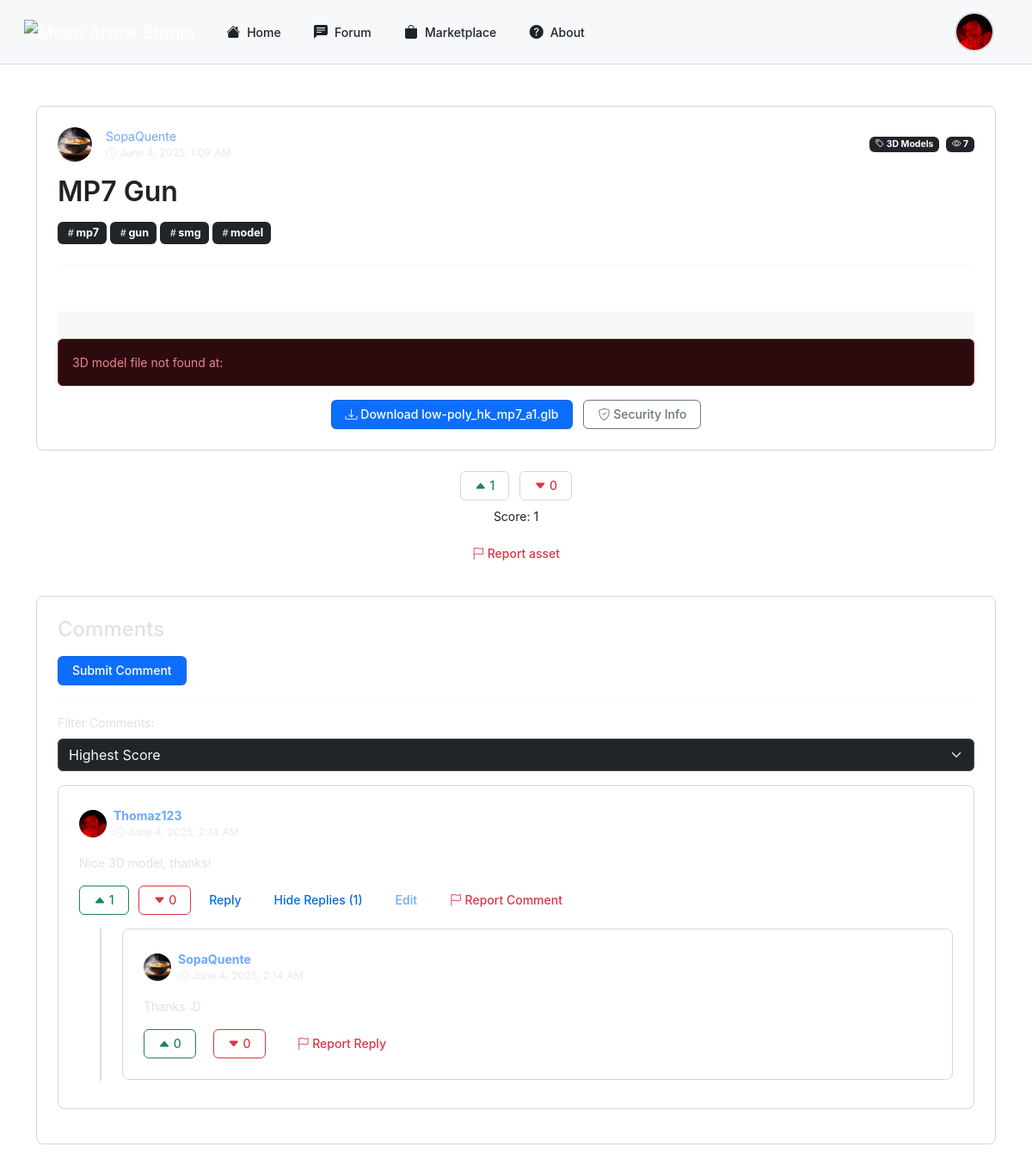
/php/view_asset.php?id=134&comment=87&reply=88 (signed in), run on the app's committed database.
### tables this page shows
CREATE TABLE IF NOT EXISTS `assets` (
  `id` int NOT NULL AUTO_INCREMENT,
  `title` varchar(255) NOT NULL,
  `content` text NOT NULL,
  `category_id` int NOT NULL,
  `hashtags` text,
  `images` text,
  `created_at` timestamp NULL DEFAULT CURRENT_TIMESTAMP,
  `videos` text,
  `user_id` int NOT NULL,
  `upvotes` int DEFAULT '0',
  `downvotes` int DEFAULT '0',
  `preview_image` varchar(255) DEFAULT NULL,
  `asset_file` varchar(255) DEFAULT NULL,
  `status` enum('published','draft','hidden') NOT NULL DEFAULT 'published',
  `views` int DEFAULT '0',
  `updated_at` timestamp NULL DEFAULT CURRENT_TIMESTAMP ON UPDATE CURRENT_TIMESTAMP,
  `reported_count` int DEFAULT '0',
  `asset_type` text NOT NULL,
  PRIMARY KEY (`id`),
  KEY `fk_posts_categories` (`category_id`),
  KEY `fk_user_id` (`user_id`)
);

CREATE TABLE IF NOT EXISTS `users` (
  `user_id` int NOT NULL AUTO_INCREMENT,
  `username` varchar(50) NOT NULL,
  `email` varchar(100) NOT NULL,
  `password` varchar(255) NOT NULL,
  `role` enum('admin','user') DEFAULT 'user',
  `created_at` datetime DEFAULT CURRENT_TIMESTAMP,
  `profile_picture` varchar(255) DEFAULT NULL,
  `banner` varchar(255) DEFAULT NULL,
  `description` text,
  `status` enum('active','suspended') NOT NULL DEFAULT 'active',
  `youtube` varchar(255) DEFAULT NULL,
  `linkedin` varchar(255) DEFAULT NULL,
  `twitter` varchar(255) DEFAULT NULL,
  `instagram` varchar(255) DEFAULT NULL,
  `github` varchar(255) DEFAULT NULL,
  `portfolio` varchar(255) DEFAULT NULL,
  `reported_count` int NOT NULL DEFAULT '0',
  `follow_notifications` tinyint(1) NOT NULL DEFAULT '1',
  `asset_comment_notifications` tinyint(1) NOT NULL DEFAULT '1',
  `reply_notifications` tinyint(1) NOT NULL DEFAULT '1',
  `notification_frequency` enum('instant','hourly','daily','weekly') NOT NULL DEFAULT 'instant',
  `email_updates` tinyint(1) NOT NULL DEFAULT '1',
  `comment_notifications` tinyint(1) NOT NULL DEFAULT '1',
  PRIMARY KEY (`user_id`),
  UNIQUE KEY `username` (`username`),
  UNIQUE KEY `email` (`email`)
);

CREATE TABLE IF NOT EXISTS `asset_categories` (
  `id` int NOT NULL AUTO_INCREMENT,
  `name` varchar(100) NOT NULL,
  PRIMARY KEY (`id`)
);

CREATE TABLE IF NOT EXISTS `comments_asset` (
  `id` int NOT NULL AUTO_INCREMENT,
  `asset_id` int NOT NULL,
  `user_id` int NOT NULL,
  `content` text NOT NULL,
  `created_at` datetime DEFAULT CURRENT_TIMESTAMP,
  `parent_id` int DEFAULT NULL,
  `upvotes` int NOT NULL DEFAULT '0',
  `downvotes` int NOT NULL DEFAULT '0',
  `status` enum('published','draft','hidden') NOT NULL DEFAULT 'published',
  `reported_count` int NOT NULL DEFAULT '0',
  `updated_at` timestamp NULL DEFAULT CURRENT_TIMESTAMP ON UPDATE CURRENT_TIMESTAMP,
  `edited_at` timestamp NULL DEFAULT NULL,
  PRIMARY KEY (`id`),
  KEY `asset_id` (`asset_id`),
  KEY `user_id` (`user_id`),
  KEY `idx_parent_id` (`parent_id`)
);

### php/view_asset.php (the view, shortened to what the rows shown need)
<?php
require 'db_connect.php';
$asset_id = isset($_GET['id']) ? intval($_GET['id']) : 0;
$stmt = $conn->prepare("SELECT assets.*, asset_categories.name AS category_name, users.username, users.profile_picture
                        FROM assets
                        JOIN asset_categories ON assets.category_id = asset_categories.id
                        JOIN users ON assets.user_id = users.user_id
                        WHERE assets.id = ? AND assets.status != 'hidden'");
$stmt->bind_param("i", $asset_id);
$stmt->execute();
$result = $stmt->get_result();
$asset = $result->fetch_assoc();
$filter = isset($_GET['filter']) ? $_GET['filter'] : 'highest_score';
$order_by = 'c1.created_at DESC';
switch ($filter) {
    case 'highest_score':
    default:
        $order_by = '(c1.upvotes - c1.downvotes) DESC';
        break;
}
$comments_stmt = $conn->prepare("
    SELECT c1.*, users.username, users.profile_picture,
        (SELECT COUNT(*) FROM comments_asset c2 WHERE c2.parent_id = c1.id AND c2.status != 'hidden') AS reply_count
    FROM comments_asset c1
    JOIN users ON c1.user_id = users.user_id
    WHERE c1.asset_id = ? AND c1.parent_id IS NULL AND c1.status != 'hidden'
    ORDER BY $order_by
");
$comments_stmt->bind_param("i", $asset_id);
$comments_stmt->execute();
$comments_result = $comments_stmt->get_result();
$comments = [];
while ($row = $comments_result->fetch_assoc()) {
    $row['replies'] = [];
    $reply_stmt = $conn->prepare("
    SELECT replies.*, users.username, users.profile_picture
    FROM comments_asset replies
    JOIN users ON replies.user_id = users.user_id
    WHERE replies.parent_id = ?
    ORDER BY replies.created_at ASC
");
    $reply_stmt->bind_param("i", $row['id']);
    $reply_stmt->execute();
    $reply_result = $reply_stmt->get_result();
    while ($reply = $reply_result->fetch_assoc()) {
        $row['replies'][] = $reply;
    }
    $comments[] = $row;
}
?>
<!DOCTYPE html>
<html lang="en" data-bs-theme="dark">
<head>
    <?php include 'header.php'; ?>
    <link rel="stylesheet" href="https://cdnjs.cloudflare.com/ajax/libs/highlight.js/11.7.0/styles/default.min.css">
    <link rel="stylesheet" href="https://cdn.quilljs.com/1.3.7/quill.snow.css">
    <link rel="stylesheet" href="https://cdnjs.cloudflare.com/ajax/libs/animate.css/4.1.1/animate.min.css" />
</head>
<body>
    <div class="container mt-5">
        <div class="card animate__animated animate__fadeIn">
            <div class="card-body">
                <div class="post-header mb-4">
    <div class="d-flex align-items-center justify-content-between mb-3">
        <div class="d-flex align-items-center animate__animated animate__fadeInLeft">
            <div>
                <a href="profile.php?id=<?= htmlspecialchars($asset['user_id']) ?>" class="text-decoration-none">
                    <?= htmlspecialchars($asset['username'] ?? 'Anonymous') ?>
                </a>
                <div class="text-muted small">
                    <i class="bi bi-clock"></i> <?= date('F j, Y, g:i A', strtotime($asset['created_at'])) ?>
                </div>
            </div>
        </div>
        <div class="d-flex align-items-center animate__animated animate__fadeInRight">
            <span class="badge bg-dark me-2">
                <i class="bi bi-tag"></i> <?= htmlspecialchars($asset['category_name'] ?? 'Uncategorized') ?>
            </span>
            <span class="badge bg-dark">
                <i class="bi bi-eye"></i> <?= htmlspecialchars($asset['views'] ?? '0') ?>
            </span>
        </div>
    </div>
    <h1 class="card-title mb-3 animate__animated animate__fadeInDown"><?= htmlspecialchars($asset['title'] ?? 'No Title') ?></h1>
    <?php if (!empty($asset['hashtags'])): ?>
        <div class="hashtag-container mb-3 animate__animated animate__fadeIn">
            <?php
            preg_match_all('/#([^\s#]+)/', $asset['hashtags'], $matches);
            foreach ($matches[1] as $tag) {
                echo '<span class="badge bg-dark me-1"><i class="bi bi-hash"></i>' . htmlspecialchars($tag) . '</span>';
            }
            ?>
        </div>
    <?php endif; ?>
</div>
<?php
$images = !empty($asset['images']) ? json_decode($asset['images'], true) : [];
$videos = !empty($asset['videos']) ? json_decode($asset['videos'], true) : [];
$images = array_map(function($path) {
    return str_replace('\\/', '/', $path);
}, $images);
$videos = array_map(function($path) {
    return str_replace('\\/', '/', $path);
}, $videos);
if (!empty($images) || !empty($videos) || !empty($asset['asset_file'])): ?>
    <?php if (!empty($asset['asset_file'])): ?>
        <?php
        $filePath = __DIR__ . '/' . $asset['asset_file'];
        $filePath = str_replace('\\', '/', realpath($filePath));
        if (!file_exists($filePath)) {
            echo "<div class='alert alert-danger'>3D model file not found at: $filePath</div>";
        }
        ?>
        <div class="text-center mt-3">
            <a href="<?= htmlspecialchars($asset['asset_file']) ?>" class="btn btn-primary btn-sm me-2" download>
                <i class="bi bi-download"></i> Download <?= basename($asset['asset_file']) ?>
            </a>
            <button class="btn btn-outline-secondary btn-sm" type="button"
                    data-bs-toggle="collapse" data-bs-target="#securityInfo">
                <i class="bi bi-shield-check"></i> Security Info
            </button>
        </div>
    <?php endif; ?>
<?php endif; ?>
</div>
</div>
</div>
    <div class="text-center mt-3 animate__animated animate__fadeIn animate__delay-1s">
    <button class="btn btn-outline-success me-2 upvote-btn <?= isset($_SESSION['user_id']) ? '' : 'disabled' ?>" data-asset-id="<?= $asset_id ?>" <?= isset($_SESSION['user_id']) ? '' : 'disabled' ?>>
        <i class="bi bi-caret-up-fill"></i> <span id="upvote-count"><?= $asset['upvotes'] ?></span>
    </button>
    <button class="btn btn-outline-danger downvote-btn <?= isset($_SESSION['user_id']) ? '' : 'disabled' ?>" data-asset-id="<?= $asset_id ?>" <?= isset($_SESSION['user_id']) ? '' : 'disabled' ?>>
        <i class="bi bi-caret-down-fill"></i> <span id="downvote-count"><?= $asset['downvotes'] ?></span>
    </button>
    <p class="mt-2">Score: <span id="score"><?= $asset['upvotes'] - $asset['downvotes'] ?></span></p>
</div>
<div class="container mt-3">
    <div class="card animate__animated animate__fadeIn animate__delay-1s">
        <div class="card-body">
            <div id="comments-container">
                <?php
                $commentDelay = 1;
                foreach ($comments as $comment):
                $commentDelay += 0.2;
                ?>
                <div class="card mb-3 animate__animated animate__fadeInUp" id="comment-<?php echo $comment['id']; ?>" style="max-width: 100%; animation-delay: <?= $commentDelay ?>s;">
                        <div class="card-body">
<div class="d-flex align-items-center mb-3">
    <div class="me-2">
        <?php if (!empty($comment['profile_picture'])): ?>
            <img src="<?= htmlspecialchars($comment['profile_picture']) ?>" alt="Profile" class="rounded-circle" width="32" height="32">
        <?php else: ?>
            <div class="rounded-circle bg-secondary d-flex align-items-center justify-content-center" style="width: 32px; height: 32px;">
                <i class="bi bi-person-fill text-white"></i>
            </div>
        <?php endif; ?>
    </div>
    <div>
        <a href="profile.php?id=<?php echo htmlspecialchars($comment['user_id']); ?>" class="text-decoration-none fw-bold">
            <?php echo htmlspecialchars($comment['username']); ?>
        </a>
        <div class="text-muted small">
            <i class="bi bi-clock"></i>
            <?= date('F j, Y, g:i A', strtotime($comment['created_at'])) ?>
        </div>
    </div>
</div>
                        <p class="card-text"><?php echo $comment['content']; ?></p>
                        <button class="btn btn-outline-success me-2 upvote-comment-btn <?php echo isset($_SESSION['user_id']) ? '' : 'disabled'; ?>" data-comment-id="<?php echo $comment['id']; ?>">
                            <i class="bi bi-caret-up-fill"></i> <span class="upvote-count"><?php echo $comment['upvotes'] ?? 0; ?></span>
                        </button>
                        <button class="btn btn-outline-danger downvote-comment-btn <?php echo isset($_SESSION['user_id']) ? '' : 'disabled'; ?>" data-comment-id="<?php echo $comment['id']; ?>">
                            <i class="bi bi-caret-down-fill"></i> <span class="downvote-count"><?php echo $comment['downvotes'] ?? 0; ?></span>
                        </button>
                        <a class="btn btn-link text-decoration-none reply-btn" data-comment-id="<?php echo $comment['id']; ?>">Reply</a>
                        <a class="btn btn-link text-decoration-none toggle-replies-btn" data-comment-id="<?php echo $comment['id']; ?>" data-reply-count="<?php echo $comment['reply_count']; ?>">
                        </a>
                        <?php if (isset($_SESSION['user_id']) && $comment['user_id'] == $_SESSION['user_id']): ?>
                            <a href="<?= $baseUrl ?>php/admin/edit_comment.php?id=<?= $comment['id'] ?>&type=asset" class="btn btn-link text-decoration-none">Edit</a>
                        <?php endif; ?>
                        <button class="btn text-danger report-btn" data-content-type="comment" data-content-id="<?= $comment['id'] ?>">
                            <i class="bi bi-flag"></i> Report Comment
                        </button>
                        <div class="replies ms-4 mt-3" style="display: none;">
                            <?php foreach ($comment['replies'] as $reply): ?>
                                <div class="card mb-2 animate__animated animate__fadeIn" id="reply-<?php echo $reply['id']; ?>" style="max-width: 100%;">
                                    <div class="card-body">
                                        <div class="d-flex align-items-center mb-2">
                                            <div class="me-2">
                                                <?php if (!empty($reply['profile_picture'])): ?>
                                                    <img src="<?= htmlspecialchars($reply['profile_picture']) ?>" alt="Profile" class="rounded-circle" width="32" height="32">
                                                <?php else: ?>
                                                    <div class="rounded-circle bg-secondary d-flex align-items-center justify-content-center" style="width: 24px; height: 24px;">
                                                        <i class="bi bi-person-fill text-white" style="font-size: 12px;"></i>
                                                    </div>
                                                <?php endif; ?>
                                            </div>
                                            <div>
                                                <a href="profile.php?id=<?php echo htmlspecialchars($reply['user_id']); ?>" class="text-decoration-none fw-bold">
                                                    <?php echo htmlspecialchars($reply['username']); ?>
                                                </a>
                                                <div class="text-muted small">
                                                    <i class="bi bi-clock"></i>
                                                    <?= date('F j, Y, g:i A', strtotime($comment['created_at'])) ?>
                                                </div>
                                            </div>
                                        </div>
                                        <p class="card-text"><?php echo $reply['content']; ?></p>
                                        <button class="btn btn-outline-success me-3 upvote-reply-btn <?php echo isset($_SESSION['user_id']) ? '' : 'disabled'; ?>" data-comment-id="<?php echo $reply['id']; ?>">
                                            <i class="bi bi-caret-up-fill"></i> <span class="upvote-count"><?php echo $reply['upvotes'] ?? 0; ?></span>
                                        </button>
                                        <button class="btn btn-outline-danger me-3 downvote-reply-btn <?php echo isset($_SESSION['user_id']) ? '' : 'disabled'; ?>" data-comment-id="<?php echo $reply['id']; ?>">
                                            <i class="bi bi-caret-down-fill"></i> <span class="downvote-count"><?php echo $reply['downvotes'] ?? 0; ?></span>
                                        </button>
                                        <button class="btn text-danger report-btn" data-content-type="reply" data-content-id="<?= $reply['id'] ?>">
                                            <i class="bi bi-flag"></i> Report Reply
                                        </button>
                                    </div>
                                </div>
                            <?php endforeach; ?>
                        </div>
                    </div>
                </div>
                <?php endforeach; ?>
            </div>
        </div>
    </div>
</div>
</body>

### data on the page
assets: user.username "SopaQuente", created_at "June 4, 2025, 1:09 AM", category.name "3D Models", views "7", title "MP7 Gun", asset_file "low-poly_hk_mp7_a1.glb", upvotes "1", downvotes "0", $asset['upvotes']-$asset['downvotes'] "1"
comments_asset: user.username "Thomaz123", created_at "June 4, 2025, 2:14 AM", content "Nice 3D model, thanks!", upvotes "1", downvotes "0"
comments_asset: user.username "SopaQuente", parent.created_at "June 4, 2025, 2:14 AM", content "Thanks :D", upvotes "0", downvotes "0"

### other printed values
$tag "mp7"
$tag "gun"
$tag "smg"
$tag "model"
